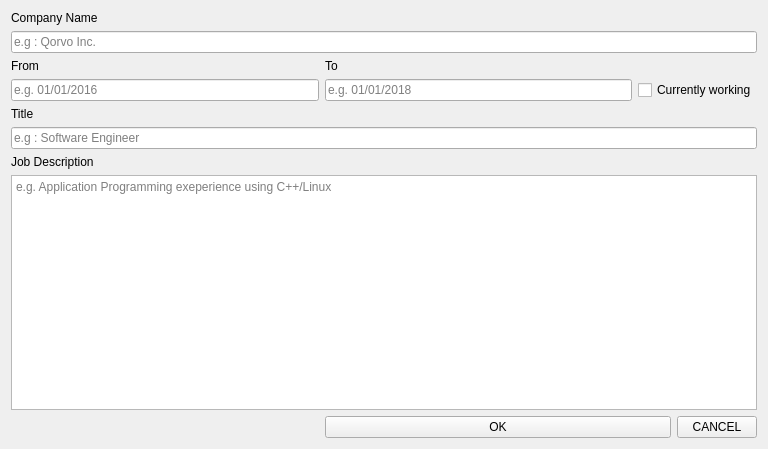
<?xml version="1.0" encoding="UTF-8"?>
<ui version="4.0">
 <class>WorkExWidget</class>
 <widget class="QWidget" name="WorkExWidget">
  <property name="geometry">
   <rect>
    <x>0</x>
    <y>0</y>
    <width>768</width>
    <height>449</height>
   </rect>
  </property>
  <property name="windowTitle">
   <string>Form</string>
  </property>
  <layout class="QGridLayout" name="gridLayout">
   <item row="0" column="0">
    <widget class="QLabel" name="label_10">
     <property name="text">
      <string>Company Name </string>
     </property>
    </widget>
   </item>
   <item row="1" column="0" colspan="4">
    <widget class="QLineEdit" name="companyLineEdit">
     <property name="placeholderText">
      <string>e.g : Qorvo Inc.</string>
     </property>
    </widget>
   </item>
   <item row="2" column="0">
    <widget class="QLabel" name="label_11">
     <property name="text">
      <string>From</string>
     </property>
    </widget>
   </item>
   <item row="2" column="1">
    <widget class="QLabel" name="label_12">
     <property name="text">
      <string>To</string>
     </property>
    </widget>
   </item>
   <item row="3" column="0">
    <widget class="QLineEdit" name="FromWorkExLineEdit">
     <property name="placeholderText">
      <string>e.g. 01/01/2016</string>
     </property>
    </widget>
   </item>
   <item row="3" column="1">
    <widget class="QLineEdit" name="toWorkExLineEdit">
     <property name="placeholderText">
      <string>e.g. 01/01/2018</string>
     </property>
    </widget>
   </item>
   <item row="3" column="2" colspan="2">
    <widget class="QCheckBox" name="checkBoxCurrentlyWorking">
     <property name="text">
      <string>Currently working</string>
     </property>
    </widget>
   </item>
   <item row="4" column="0">
    <widget class="QLabel" name="label_13">
     <property name="text">
      <string>Title</string>
     </property>
    </widget>
   </item>
   <item row="5" column="0" colspan="4">
    <widget class="QLineEdit" name="titleLineEdit">
     <property name="placeholderText">
      <string>e.g : Software Engineer</string>
     </property>
    </widget>
   </item>
   <item row="6" column="0">
    <widget class="QLabel" name="label_14">
     <property name="text">
      <string>Job Description</string>
     </property>
    </widget>
   </item>
   <item row="7" column="0" colspan="4">
    <widget class="QTextEdit" name="jobDescriptionTextEdit">
     <property name="placeholderText">
      <string>e.g. Application Programming exeperience using C++/Linux</string>
     </property>
    </widget>
   </item>
   <item row="8" column="1" colspan="2">
    <widget class="QPushButton" name="pushButtonWorkExOK">
     <property name="text">
      <string>OK</string>
     </property>
    </widget>
   </item>
   <item row="8" column="3">
    <widget class="QPushButton" name="pushButtonWorkExCancel">
     <property name="text">
      <string>CANCEL</string>
     </property>
    </widget>
   </item>
  </layout>
 </widget>
 <resources/>
 <connections/>
</ui>
